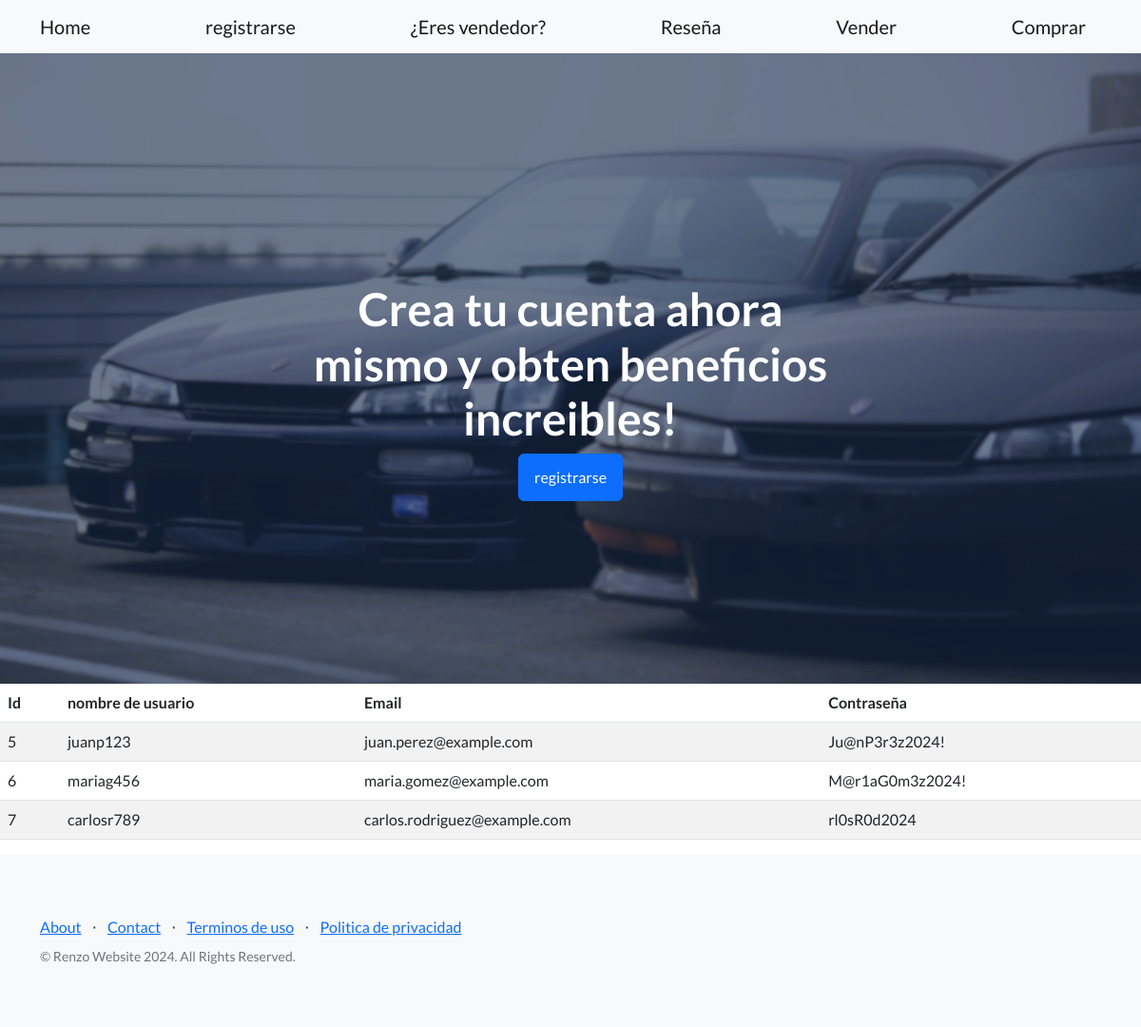
The app's page /usuario/ with its own data.
### entidades/models.py (models this page shows, shortened)
class Usuario(models.Model):
    nombre_de_usuario = models.CharField(max_length=50, unique = True)
    email = models.EmailField(max_length=100, unique = True)
    contraseña = models.CharField(max_length=100)
    class Meta:
        verbose_name = "Usuario"
        verbose_name_plural = "Usuarios"

### entidades/views.py (the view)
# urls.py: path('usuario/', usuario, name="usuario"),
def usuario(request):
    contexto = {"Usuario": Usuario.objects.all()}
    return render(request, "entidades/usuario.html", contexto)

### entidades/templates/entidades/usuario.html
{% extends 'entidades/index.html' %}
{% block titulo %}
<h1 class="mt-5">Crea tu cuenta ahora mismo y obten beneficios increibles!</h1>
<a class="btn btn-primary" href="{% url 'usuarioForm' %}">registrarse</a>
{% endblock titulo %}
{% block contenido %}
<table class="table table-striped">
    <thead>
        <tr>
            <th>Id</th>
            <th>nombre de usuario</th>
            <th>Email</th>
            <th>Contraseña</th>
        </tr>
    </thead>
    <tbody>
    {% for u in Usuario %}
        <tr>
            <td>{{ u.id }}</td>
            <td>{{ u.nombre_de_usuario }}</td>
            <td>{{ u.email }}</td>
            <td>{{ u.contraseña }}</td>
        </tr>
    {% endfor %}
    </tbody>
</table>
{% endblock contenido %}

### records on screen
Usuario: id "5", nombre_de_usuario "juanp123", email "juan.perez@example.com", contraseña "Ju@nP3r3z2024!"
Usuario: id "6", nombre_de_usuario "mariag456", email "maria.gomez@example.com", contraseña "M@r1aG0m3z2024!"
Usuario: id "7", nombre_de_usuario "carlosr789", email "carlos.rodriguez@example.com", contraseña "rl0sR0d2024"
